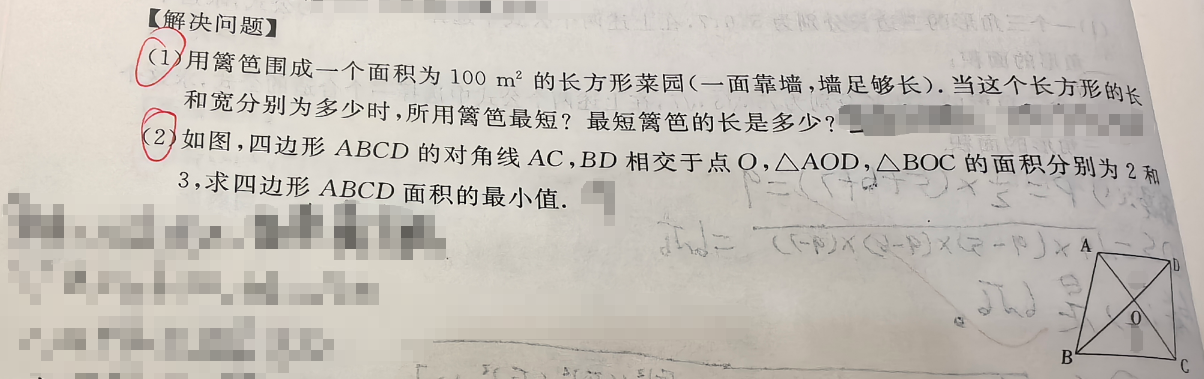
#> input picture problems/images/app1_app2.png, 1204 x 379 px
$ python -i geomlib.py   (imports and definitions only)
#> lines starting #> are read from the running program, lines starting #| are printed output that depends on the picture; after the words box and inside, x2 and y2 are one past the last pixel; in counts of white or black regions, pixels touching at a corner belong together
#!/usr/bin/env python3
# -*- coding: utf-8 -*-
"""
geomlib — 几何图片 -> SVG 转换的共享工具库

提供两部分能力：
  1) SVG 绘制原语（与 generate_grid.py 中手写 SVG 风格一致，便于复用）
  2) 图像几何检测（仅需 Pillow + numpy，无需 OpenCV）：
       - 二值化 (Otsu)
       - 霍夫直线检测 + 线段端点提取 + 合并
       - 网格(方格纸)检测：自动推断格点间距与原点
       - 线段求交(顶点检测)
       - 圆弧检测(角度标记)

所有检测都在二值掩码 (True=墨迹) 上进行，坐标使用图像像素坐标
(原点左上，x 向右，y 向下)。
"""

import math
from collections import defaultdict

import numpy as np


# ---------------------------------------------------------------------------
# 1) SVG 绘制原语
# ---------------------------------------------------------------------------

def f(v, n=1):
    """把数值格式化为保留 n 位小数的字符串。"""
    return f"{float(v):.{n}f}"


# [47 lines left out: functions svg_header, svg_grid_lines, svg_line, svg_polyline, svg_polygon, not called in this run]


def svg_dot(p, r=4, color="#1f2937", stroke="#1f2937"):
    return (f'<circle cx="{f(p[0])}" cy="{f(p[1])}" r="{r}" fill="{color}" '
            f'stroke="{stroke}" stroke-width="1"/>')


# [43 lines left out: functions svg_label, svg_arc, svg_arc_label, right_angle_mark, not called in this run]


# ---------------------------------------------------------------------------
# 2) 图像几何检测
# ---------------------------------------------------------------------------

def load_mask(path, invert=False, thr=None):
    """读取图片并返回二值掩码 (True=墨迹) 与灰度数组。"""
    from PIL import Image
    gray = np.asarray(Image.open(path).convert("L")).astype(np.float32)
    if thr is None:
        thr = otsu(gray)
    mask = gray < thr
    if invert:
        mask = ~mask
    return mask, gray


# [11 lines left out: function erode, not called in this run]


def dilate(mask, k=1):
    """二值膨胀(3x3 结构元，迭代 k 次)，用于弥合抗锯齿造成的断点。"""
    m = mask.astype(np.uint8)
    for _ in range(k):
        padded = np.pad(m, 1, mode="constant", constant_values=0)
        H, W = m.shape
        win = np.maximum(np.maximum(padded[0:H, 0:W], padded[0:H, 1:W+1]),
                         np.maximum(padded[1:H+1, 0:W], padded[1:H+1, 1:W+1]))
        m = (win >= 1).astype(np.uint8)
    return m.astype(bool)


def otsu(gray):
    """Otsu 自动阈值。"""
    hist = np.bincount(gray.astype(np.int32).ravel(), minlength=256).astype(np.float64)
    total = hist.sum()
    if total == 0:
        return 128.0
    sum_total = (np.arange(256) * hist).sum()
    sum_b = 0.0
    w_b = 0.0
    max_var = -1.0
    best = 128
    for t in range(1, 256):
        w_b += hist[t - 1]
        if w_b == 0:
            continue
        w_f = total - w_b
        if w_f == 0:
            break
        sum_b += (t - 1) * hist[t - 1]
        m_b = sum_b / w_b
        m_f = (sum_total - sum_b) / w_f
        var = w_b * w_f * (m_b - m_f) ** 2
        if var > max_var:
            max_var = var
            best = t
    return float(best)


# [98 lines left out: functions hough_line_peaks, line_endpoints, _line_position, not called in this run]


def _cluster_positions(lines, pos_tol=4.0):
    """把相差 <= pos_tol 的位置求平均，返回去重后的有序坐标列表。"""
    lines = sorted(lines)
    out = []
    cur = [lines[0]]
    for x in lines[1:]:
        if x - cur[-1] <= pos_tol:
            cur.append(x)
        else:
            out.append(sum(cur) / len(cur))
            cur = [x]
    out.append(sum(cur) / len(cur))
    return out


# [126 lines left out: functions detect_grid, intersect_segments, _seg_intersection, _cluster_points, snap_to_grid, _label, not called in this run]


def detect_grid_runs(mask, vfrac=0.45, hfrac=0.45, pos_tol=4.0):
    """用"墨迹投影"检测方格纸网格：竖向网格线所在列有大量纵向墨迹，
    横向网格线所在行有大量横向墨迹（对角线只穿过单列几像素，不会触发）。
    返回 (xs, ys, cell, origin) 或 None。
    """
    H, W = mask.shape
    col_cnt = mask.sum(axis=0)          # 每列墨迹数
    row_cnt = mask.sum(axis=1)          # 每行墨迹数
    vlines = [int(x) for x in np.where(col_cnt >= vfrac * H)[0]]
    hlines = [int(y) for y in np.where(row_cnt >= hfrac * W)[0]]
    vlines = _cluster_positions(vlines, pos_tol)
    hlines = _cluster_positions(hlines, pos_tol)
    if len(vlines) < 3 or len(hlines) < 3:
        return None

    # [15 lines left out: function spacing, not called in this run]

    vres = spacing(vlines)
    hres = spacing(hlines)
    if vres is None or hres is None:
        return None
    vcell, vfull = vres
    hcell, hfull = hres
    cell = (vcell + hcell) / 2.0
    origin = (vfull[0], hfull[0])
    return vfull, hfull, cell, origin


# [281 lines left out: functions residual_mask, detect_diagonal_edges, _point_in_triangle, right_triangle_from_diagonal, pca_segments, detect_arcs and 4 more, not called in this run]


def image_to_svg(path, title="", flip_y=False, annot=None, vertices=False,
                 snap=False, dilate_k=1, arc_min=25, arc_max=600,
                 min_cov=0.35, min_len=14.0, margin=0, invert=False,
                 no_grid=False, debug_path=None):
    """端到端：读取几何图片，返回 SVG 字符串(同时可写出 debug 图)。
    算法：二值化 -> 网格检测(墨迹投影) -> 残差对角连线 -> 圆弧检测 -> (可选)对齐网格。
    """
    mask, gray = load_mask(path, invert=invert)
#> in otsu, `hist = np.bincount(gray.astype(np.int32).ravel(), minlength=256).astyp..`: hist = 256 values, max 10257 at index 203, min 0 at index 255, mean 1782.5
#> in otsu, `total = hist.sum()`: total = 456316
#> in otsu, `sum_total = (np.arange(256) * hist).sum()`: sum_total = 87198798
#> the loop in otsu, `for t in range(1, 256):` made 255 passes
#> (w_b, w_f, sum_b, m_b, m_f, max_var) on passes 1 to 12: (20, 456296, 0, 0, 191.1, 3.33e+11), (83, 456233, 63, 0.759, 191.1, 1.37e+12), (140, 456176, 177, 1.26, 191.2, 2.3e+12), (197, 456119, 348, 1.77, 191.2, 3.22e+12), (283, 456033, 692, 2.45, 191.2, 4.6e+12), (371, 455945, 1132, 3.05, 191.2, 5.99e+12), (465, 455851, 1696, 3.65, 191.3, 7.46e+12), (543, 455773, 2242, 4.13, 191.3, 8.67e+12), (653, 455663, 3122, 4.78, 191.4, 1.04e+13), (752, 455564, 4013, 5.34, 191.4, 1.19e+13), (862, 455454, 5113, 5.93, 191.4, 1.35e+13), (961, 455355, 6202, 6.45, 191.5, 1.5e+13)
#> (w_b, w_f, sum_b, m_b, m_f) on pass 100: (13275, 443041, 685083, 51.61, 195.3)
#> in load_mask, `mask = gray < thr`:
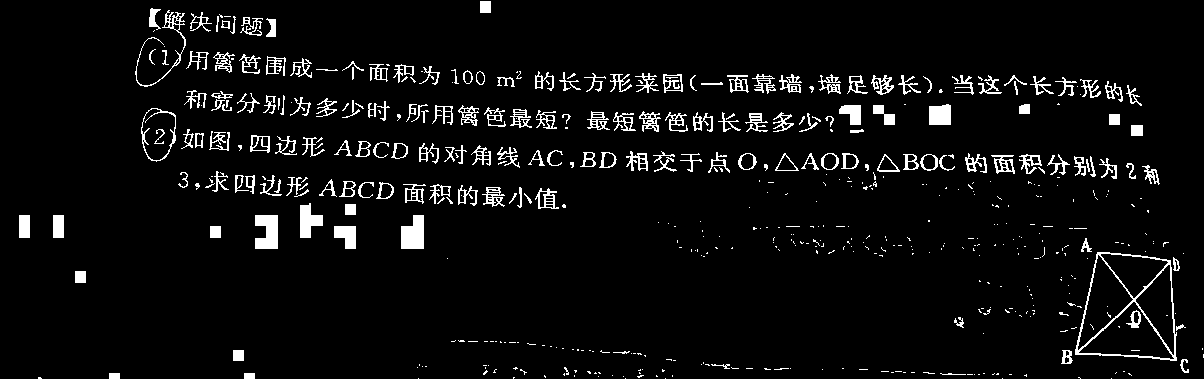
#> mask: shape (379, 1204) bool; 5.3% white; 530 white regions (351 under 20 px), largest, box (x1, y1, x2, y2) and area: (1075, 252, 1177, 361) 1238, (255, 215, 278, 249) 650, (401, 215, 424, 249) 650
    grid = None
    if not no_grid:
        dmask = dilate(mask, dilate_k) if dilate_k > 0 else mask
#> the loop in dilate, `for _ in range(k):` made 1 pass
#> pass 1, in dilate, `padded = np.pad(m, 1, mode="constant", constant_values=0)`:
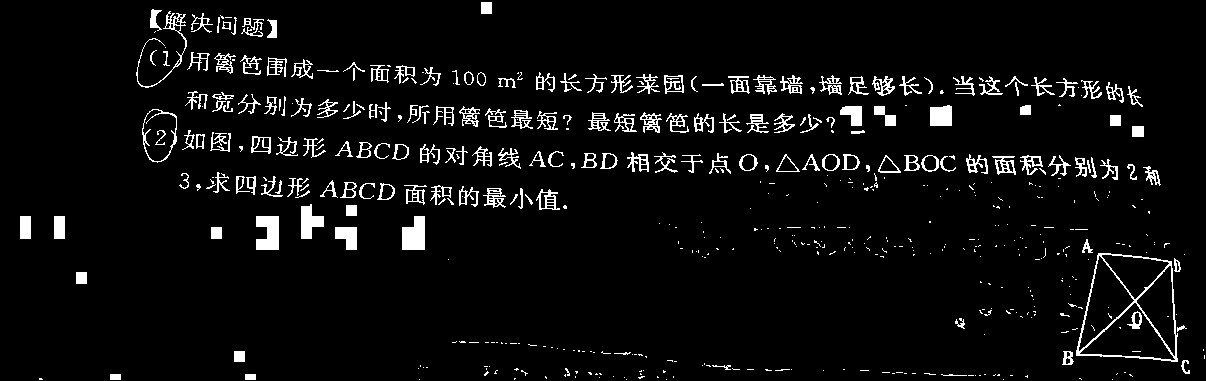
#> padded: shape (381, 1206); values 0 (black) and 1 (white), 5.2% white; 530 white regions (351 under 20 px), largest, box (x1, y1, x2, y2) and area: (1076, 253, 1178, 362) 1238, (256, 216, 279, 250) 650, (402, 216, 425, 250) 650
#> pass 1, in dilate, `win = np.maximum(np.maximum(padded[0:H, 0:W], padded[0:H, 1:W+1]), np...`:
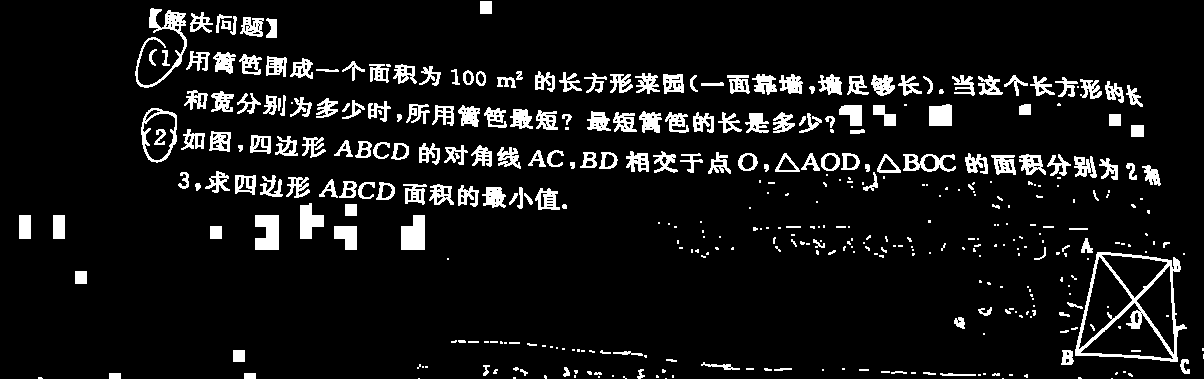
#> win: shape (379, 1204); values 0 (black) and 1 (white), 8.5% white; 407 white regions (203 under 20 px), largest, box (x1, y1, x2, y2) and area: (1075, 252, 1187, 362) 2321, (135, 8, 187, 88) 929, (255, 215, 279, 250) 719
        grid = detect_grid_runs(dmask)
    if grid is not None:
        segs = detect_diagonal_edges(mask, grid, min_cov=min_cov)
        arcs = detect_arcs(mask, min_px=arc_min, max_px=arc_max)
    else:
        segs = pca_segments(mask, min_len=min_len)
        arcs = detect_arcs(mask, min_px=arc_min, max_px=arc_max)
    if grid is not None and snap:
        xs, ys, cell, origin = grid
        segs = [(snap_to_grid(A, origin, cell)[2], snap_to_grid(B, origin, cell)[2])
                for A, B in segs]
    verts = None
    if vertices and segs:
        tol = max(2.5, grid[2] * 0.30) if grid else 3.0
        verts = intersect_segments(segs, tol=tol)
    svg = build_svg(mask, grid, segs, arcs, verts, title=title,
                    flip_y=flip_y, ann=annot, margin=margin)
    if debug_path:
        debug_svg(mask, grid, segs, arcs, debug_path)
    return svg


# ---------------------------------------------------------------------------
# 3) 线段合并 / 去重
# ---------------------------------------------------------------------------

# [48 lines left out: functions merge_segments, _seg_rep, not called in this run]

#> (the run stopped early here; a loop or call above may not have finished)

$ run again, on problems/images/p10.png
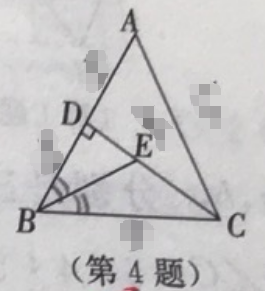
#> input picture problems/images/p10.png, 265 x 291 px
#> hist = 256 values, max 3793 at index 210, min 0 at index 0, mean 301.2
#> total = 77115
#> sum_total = 15203609
#> the loop in otsu, `for t in range(1, 256):` made 227 passes
#> (w_b, w_f, sum_b, m_b, m_f, max_var) on passes 45 to 52: (1, 77114, 44, 44, 197.2, 1.81e+09), (10, 77105, 449, 44.9, 197.2, 1.79e+10), (13, 77102, 587, 45.15, 197.2, 2.32e+10), (17, 77098, 775, 45.59, 197.2, 3.01e+10), (24, 77091, 1111, 46.29, 197.2, 4.21e+10), (32, 77083, 1503, 46.97, 197.2, 5.57e+10), (42, 77073, 2003, 47.69, 197.2, 7.24e+10), (50, 77065, 2411, 48.22, 197.3, 8.56e+10)
#> after the loop in otsu, `for t in range(1, 256):`: best = 162; max_var = 4.41e+12; sum_b = 15201349; w_b = 77115
#> thr = 162
#> in load_mask, `mask = gray < thr`:
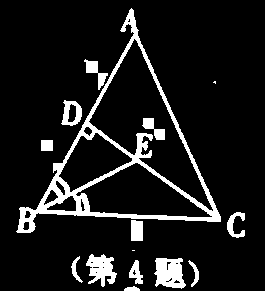
#> mask: shape (291, 265) bool; 10.3% white; 15 white regions (2 under 20 px), largest, box (x1, y1, x2, y2) and area: (16, 8, 221, 233) 4735, (154, 258, 186, 289) 728, (86, 254, 117, 287) 603
#> the loop in dilate, `for _ in range(k):` made 1 pass
#> pass 1, in dilate, `win = np.maximum(np.maximum(padded[0:H, 0:W], padded[0:H, 1:W+1]), np...`:
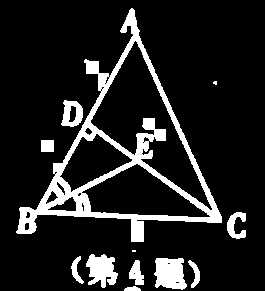
#> win: shape (291, 265); values 0 (black) and 1 (white), 12.9% white; 12 white regions (2 under 20 px), largest, box (x1, y1, x2, y2) and area: (16, 8, 222, 242) 6940, (154, 258, 187, 290) 833, (86, 254, 118, 288) 717
#> col_cnt = 265 values, max 104 at index 137, min 0 at index 0, mean 37.49
#> row_cnt = 291 values, max 155 at index 216, min 0 at index 0, mean 34.14
#> vlines = []
#> hlines = [213, 214, 215, 216, 217, 218]
#> lines = []

$ run again, on problems/images/p10_text.png
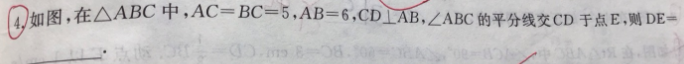
#> input picture problems/images/p10_text.png, 684 x 64 px
#> hist = 256 values, max 2366 at index 201, min 0 at index 0, mean 171
#> total = 43776
#> sum_total = 8405402
#> the loop in otsu, `for t in range(1, 256):` made 228 passes
#> (w_b, w_f, sum_b, m_b, m_f, var, max_var) on pass 44: (1, 43775, 43, 43, 192, 972015364.1, 972015364.1)
#> after the loop in otsu, `for t in range(1, 256):`: best = 160; max_var = 8.46e+11; sum_b = 8404948; w_b = 43776
#> thr = 160
#> in load_mask, `mask = gray < thr`:
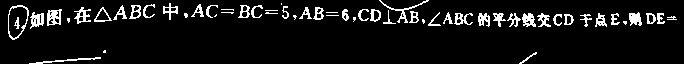
#> mask: shape (64, 684) bool; 7.9% white in thin lines or dots
#> the loop in dilate, `for _ in range(k):` made 1 pass
#> pass 1, in dilate, `win = np.maximum(np.maximum(padded[0:H, 0:W], padded[0:H, 1:W+1]), np...`:
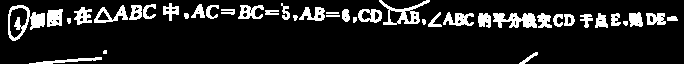
#> win: shape (64, 684); values 0 (black) and 1 (white), 12.6% white; 41 white regions (1 under 20 px), largest, box (x1, y1, x2, y2) and area: (8, 5, 45, 41) 508, (493, 13, 537, 28) 431, (379, 0, 430, 25) 412
#> col_cnt = 684 values, max 28 at index 9, min 0 at index 0, mean 8.04
#> row_cnt = 64 values, max 359 at index 16, min 0 at index 41, mean 85.94
#> vlines = []
#> hlines = [14, 15, 16, 17, 18, 19]
#> lines = []

$ run again, on problems/images/p11.png
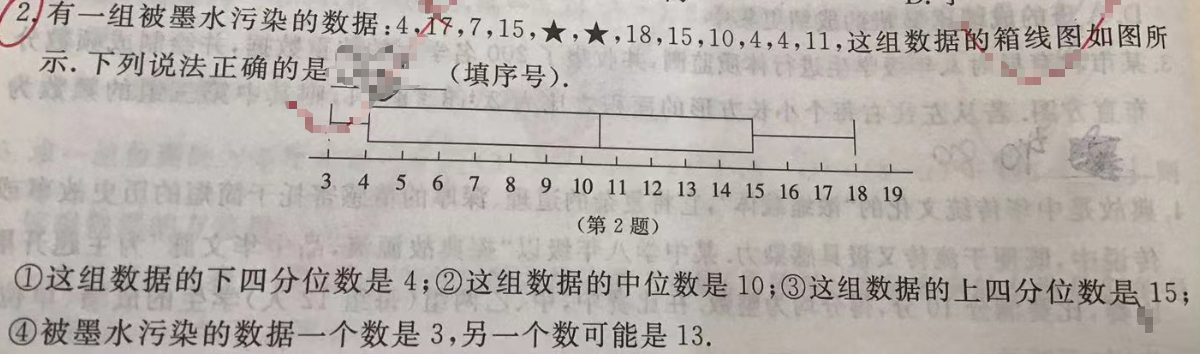
#> input picture problems/images/p11.png, 1200 x 354 px
#> hist = 256 values, max 14196 at index 190, min 0 at index 0, mean 1659.4
#> total = 424800
#> sum_total = 74971963
#> the loop in otsu, `for t in range(1, 256):` made 240 passes
#> (w_b, w_f, sum_b, m_b, m_f, max_var) on passes 4, 9, 10, 11, 12, 13, 14, 15: (1, 424799, 3, 3, 176.5, 1.28e+10), (2, 424798, 11, 5.5, 176.5, 2.48e+10), (3, 424797, 20, 6.67, 176.5, 3.68e+10), (5, 424795, 40, 8, 176.5, 6.03e+10), (7, 424793, 62, 8.86, 176.5, 8.36e+10), (10, 424790, 98, 9.8, 176.5, 1.18e+11), (15, 424785, 163, 10.87, 176.5, 1.75e+11), (16, 424784, 177, 11.06, 176.5, 1.86e+11)
#> after the loop in otsu, `for t in range(1, 256):`: best = 134; max_var = 1.27e+14; sum_b = 74971724; w_b = 424800
#> thr = 134
#> in load_mask, `mask = gray < thr`:
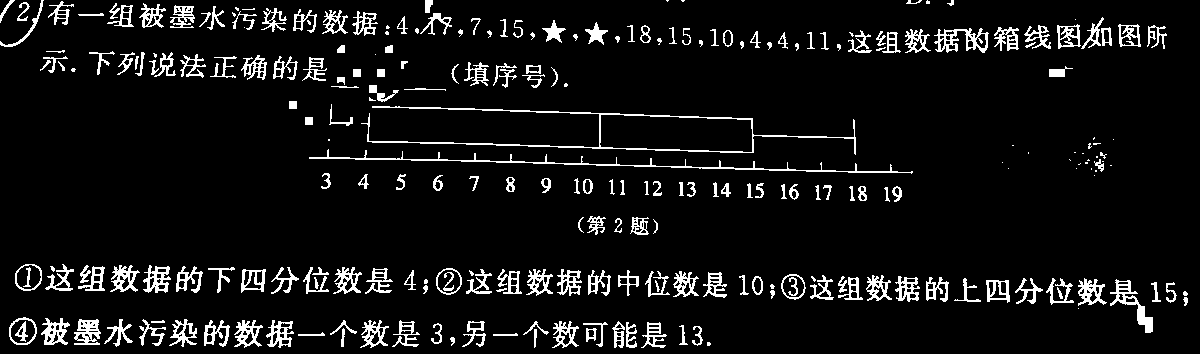
#> mask: shape (354, 1200) bool; 7.5% white in thin lines or dots
#> the loop in dilate, `for _ in range(k):` made 1 pass
#> pass 1, in dilate, `win = np.maximum(np.maximum(padded[0:H, 0:W], padded[0:H, 1:W+1]), np...`:
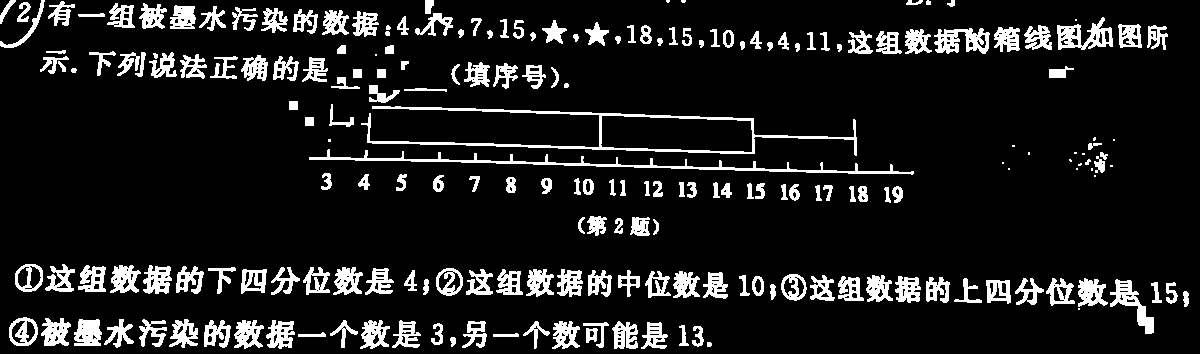
#> win: shape (354, 1200); values 0 (black) and 1 (white), 11.4% white; 215 white regions (20 under 20 px), largest, box (x1, y1, x2, y2) and area: (361, 106, 857, 156) 2769, (309, 149, 914, 175) 2033, (1057, 17, 1113, 50) 886
#> col_cnt = 1200 values, max 106 at index 601, min 0 at index 1178, mean 40.41
#> row_cnt = 354 values, max 614 at index 290, min 0 at index 203, mean 137
#> vlines = []
#> hlines = [280, 281, 282, 283, 284, 285, 286, 288, 289, 290, 291, 292]
#> lines = []
